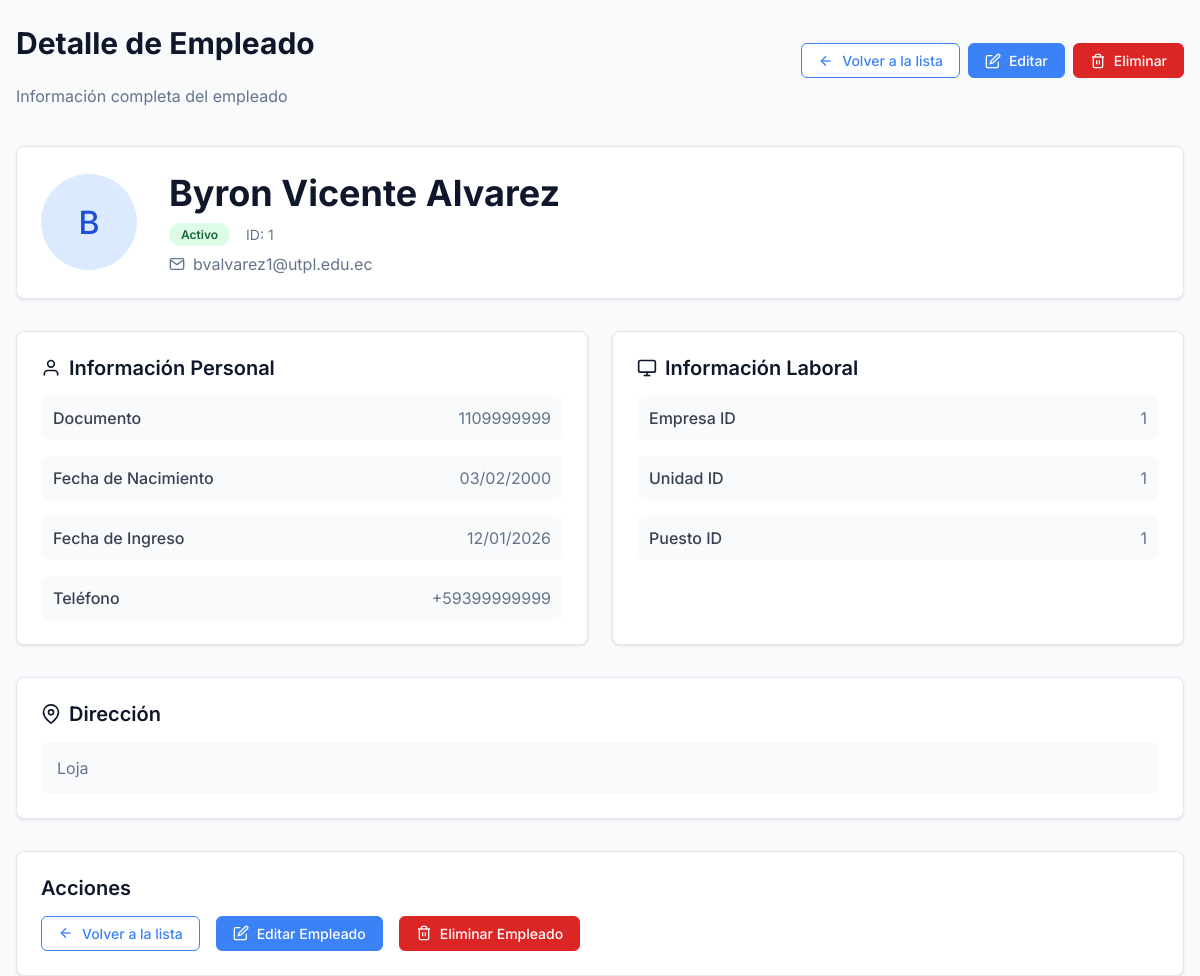
/empleados/1/, run on the app's committed database.
### empleados/models.py (models this page shows, shortened)
class Empleado(models.Model):
    ESTADO_CHOICES = [
        ('activo', 'Activo'),
        ('suspendido', 'Suspendido'),
        ('baja', 'Baja'),
    ]
    empresa_id = models.IntegerField()
    nombres = models.CharField(max_length=100)
    apellidos = models.CharField(max_length=100)
    documento = models.CharField(max_length=50)
    email = models.EmailField(unique=True)
    telefono = models.CharField(max_length=20)
    direccion = models.TextField()
    fecha_nacimiento = models.DateField()
    fecha_ingreso = models.DateField()
    unidad_id = models.IntegerField()
    puesto_id = models.IntegerField()
    manager_id = models.ForeignKey('self', on_delete=models.SET_NULL, null=True, blank=True)
    foto_url = models.URLField(blank=True, null=True)
    estado = models.CharField(max_length=20, choices=ESTADO_CHOICES, default='activo')

### empleados/views.py (the view)
# urls.py: path('<int:pk>/', views.EmpleadoDetailView.as_view(), name='empleado_detail'),
class EmpleadoDetailView(DetailView):
    model = Empleado
    template_name = 'empleados/empleado_detail.html'

### templates/empleados/empleado_detail.html (shortened to what this page needs)
<!DOCTYPE html>
<html lang="es">
<head>
    {% load static %}
    <link rel="stylesheet" href="{% static 'css/styles.css' %}">
</head>
<body>
    <div class="container fade-in">
        <div class="header">
            <div>
                <h2>Detalle de Empleado</h2>
                <p>Información completa del empleado</p>
            </div>
            <div style="display: flex; gap: 0.5rem;">
                <a href="{% url 'empleado_list' %}" class="btn btn-outline">
                    <svg width="16" height="16" viewBox="0 0 24 24" fill="none" stroke="currentColor" stroke-width="2">
                        <path d="M19 12H5"/>
                        <path d="M12 19l-7-7 7-7"/>
                    </svg>
                    Volver a la lista
                </a>
                <a href="{% url 'empleado_update' empleado.pk %}" class="btn btn-primary">
                    <svg width="16" height="16" viewBox="0 0 24 24" fill="none" stroke="currentColor" stroke-width="2">
                        <path d="M11 4H4a2 2 0 0 0-2 2v14a2 2 0 0 0 2 2h14a2 2 0 0 0 2-2v-7"/>
                        <path d="M18.5 2.5a2.121 2.121 0 0 1 3 3L12 15l-4 1 1-4 9.5-9.5z"/>
                    </svg>
                    Editar
                </a>
                <a href="{% url 'empleado_delete' empleado.pk %}" class="btn btn-danger">
                    <svg width="16" height="16" viewBox="0 0 24 24" fill="none" stroke="currentColor" stroke-width="2">
                        <polyline points="3,6 5,6 21,6"/>
                        <path d="M19,6v14a2,2 0 0,1-2,2H7a2,2 0 0,1-2-2V6m3,0V4a2,2 0 0,1,2-2h4a2,2 0 0,1,2,2v2"/>
                        <line x1="10" y1="11" x2="10" y2="17"/>
                        <line x1="14" y1="11" x2="14" y2="17"/>
                    </svg>
                    Eliminar
                </a>
            </div>
        </div>
        <div class="card" style="margin-bottom: 2rem;">
            <div style="display: flex; align-items: center; gap: 2rem;">
                <div class="avatar" style="width: 6rem; height: 6rem; font-size: 2rem;">
                    {{ empleado.nombres|first|upper }}
                </div>
                <div style="flex: 1;">
                    <h1 style="font-size: 2.25rem; font-weight: bold; color: #0f172a; margin: 0 0 0.5rem 0;">
                        {{ empleado.nombres }} {{ empleado.apellidos }}
                    </h1>
                    <div style="display: flex; align-items: center; gap: 1rem; margin-bottom: 0.5rem;">
                        <span class="status-badge {% if empleado.estado == 'activo' %}status-active{% else %}status-inactive{% endif %}">
                            {{ empleado.get_estado_display }}
                        </span>
                        <span style="color: #64748b; font-size: 0.875rem;">
                            ID: {{ empleado.pk }}
                        </span>
                    </div>
                    <div style="display: flex; align-items: center; gap: 0.5rem; color: #64748b;">
                        <svg width="16" height="16" viewBox="0 0 24 24" fill="none" stroke="currentColor" stroke-width="2">
                            <path d="M4 4h16c1.1 0 2 .9 2 2v12c0 1.1-.9 2-2 2H4c-1.1 0-2-.9-2-2V6c0-1.1.9-2 2-2z"/>
                            <polyline points="22,6 12,13 2,6"/>
                        </svg>
                        {{ empleado.email }}
                    </div>
                </div>
            </div>
        </div>
        <div style="display: grid; grid-template-columns: repeat(auto-fit, minmax(400px, 1fr)); gap: 1.5rem; margin-bottom: 2rem;">
            <div class="card">
                <h3 style="font-size: 1.25rem; font-weight: 600; color: #0f172a; margin: 0 0 1rem 0; display: flex; align-items: center; gap: 0.5rem;">
                    <svg width="20" height="20" viewBox="0 0 24 24" fill="none" stroke="currentColor" stroke-width="2">
                        <path d="M20 21v-2a4 4 0 0 0-4-4H8a4 4 0 0 0-4 4v2"/>
                        <circle cx="12" cy="7" r="4"/>
                    </svg>
                    Información Personal
                </h3>
                <div style="display: flex; flex-direction: column; gap: 1rem;">
                    <div style="display: flex; justify-content: space-between; align-items: center; padding: 0.75rem; background: #f8fafc; border-radius: 0.5rem;">
                        <span style="font-weight: 500; color: #374151;">Documento</span>
                        <span style="color: #64748b;">{{ empleado.documento }}</span>
                    </div>
                    <div style="display: flex; justify-content: space-between; align-items: center; padding: 0.75rem; background: #f8fafc; border-radius: 0.5rem;">
                        <span style="font-weight: 500; color: #374151;">Fecha de Nacimiento</span>
                        <span style="color: #64748b;">{{ empleado.fecha_nacimiento|date:"d/m/Y" }}</span>
                    </div>
                    <div style="display: flex; justify-content: space-between; align-items: center; padding: 0.75rem; background: #f8fafc; border-radius: 0.5rem;">
                        <span style="font-weight: 500; color: #374151;">Fecha de Ingreso</span>
                        <span style="color: #64748b;">{{ empleado.fecha_ingreso|date:"d/m/Y" }}</span>
                    </div>
                    {% if empleado.telefono %}
                    <div style="display: flex; justify-content: space-between; align-items: center; padding: 0.75rem; background: #f8fafc; border-radius: 0.5rem;">
                        <span style="font-weight: 500; color: #374151;">Teléfono</span>
                        <span style="color: #64748b;">{{ empleado.telefono }}</span>
                    </div>
                    {% endif %}
                </div>
            </div>
            <div class="card">
                <h3 style="font-size: 1.25rem; font-weight: 600; color: #0f172a; margin: 0 0 1rem 0; display: flex; align-items: center; gap: 0.5rem;">
                    <svg width="20" height="20" viewBox="0 0 24 24" fill="none" stroke="currentColor" stroke-width="2">
                        <rect x="2" y="3" width="20" height="14" rx="2" ry="2"/>
                        <line x1="8" y1="21" x2="16" y2="21"/>
                        <line x1="12" y1="17" x2="12" y2="21"/>
                    </svg>
                    Información Laboral
                </h3>
                <div style="display: flex; flex-direction: column; gap: 1rem;">
                    <div style="display: flex; justify-content: space-between; align-items: center; padding: 0.75rem; background: #f8fafc; border-radius: 0.5rem;">
                        <span style="font-weight: 500; color: #374151;">Empresa ID</span>
                        <span style="color: #64748b;">{{ empleado.empresa_id }}</span>
                    </div>
                    <div style="display: flex; justify-content: space-between; align-items: center; padding: 0.75rem; background: #f8fafc; border-radius: 0.5rem;">
                        <span style="font-weight: 500; color: #374151;">Unidad ID</span>
                        <span style="color: #64748b;">{{ empleado.unidad_id }}</span>
                    </div>
                    <div style="display: flex; justify-content: space-between; align-items: center; padding: 0.75rem; background: #f8fafc; border-radius: 0.5rem;">
                        <span style="font-weight: 500; color: #374151;">Puesto ID</span>
                        <span style="color: #64748b;">{{ empleado.puesto_id }}</span>
                    </div>
                </div>
            </div>
        </div>
        {% if empleado.direccion %}
        <div class="card" style="margin-bottom: 2rem;">
            <h3 style="font-size: 1.25rem; font-weight: 600; color: #0f172a; margin: 0 0 1rem 0; display: flex; align-items: center; gap: 0.5rem;">
                <svg width="20" height="20" viewBox="0 0 24 24" fill="none" stroke="currentColor" stroke-width="2">
                    <path d="M21 10c0 7-9 13-9 13s-9-6-9-13a9 9 0 0 1 18 0z"/>
                    <circle cx="12" cy="10" r="3"/>
                </svg>
                Dirección
            </h3>
            <div style="padding: 1rem; background: #f8fafc; border-radius: 0.5rem; color: #64748b;">
                {{ empleado.direccion }}
            </div>
        </div>
        {% endif %}
        <div class="card">
            <h3 style="font-size: 1.25rem; font-weight: 600; color: #0f172a; margin: 0 0 1rem 0;">
                Acciones
            </h3>
            <div style="display: flex; gap: 1rem; flex-wrap: wrap;">
                <a href="{% url 'empleado_list' %}" class="btn btn-outline">
                    <svg width="16" height="16" viewBox="0 0 24 24" fill="none" stroke="currentColor" stroke-width="2">
                        <path d="M19 12H5"/>
                        <path d="M12 19l-7-7 7-7"/>
                    </svg>
                    Volver a la lista
                </a>
                <a href="{% url 'empleado_update' empleado.pk %}" class="btn btn-primary">
                    <svg width="16" height="16" viewBox="0 0 24 24" fill="none" stroke="currentColor" stroke-width="2">
                        <path d="M11 4H4a2 2 0 0 0-2 2v14a2 2 0 0 0 2 2h14a2 2 0 0 0 2-2v-7"/>
                        <path d="M18.5 2.5a2.121 2.121 0 0 1 3 3L12 15l-4 1 1-4 9.5-9.5z"/>
                    </svg>
                    Editar Empleado
                </a>
                <a href="{% url 'empleado_delete' empleado.pk %}" class="btn btn-danger">
                    <svg width="16" height="16" viewBox="0 0 24 24" fill="none" stroke="currentColor" stroke-width="2">
                        <polyline points="3,6 5,6 21,6"/>
                        <path d="M19,6v14a2,2 0 0,1-2,2H7a2,2 0 0,1-2-2V6m3,0V4a2,2 0 0,1,2-2h4a2,2 0 0,1,2,2v2"/>
                        <line x1="10" y1="11" x2="10" y2="17"/>
                        <line x1="14" y1="11" x2="14" y2="17"/>
                    </svg>
                    Eliminar Empleado
                </a>
            </div>
        </div>
    </div>
</body>
</html>

### static/css/styles.css (style rules this page uses)
body { font-family: 'Inter', sans-serif; background-color: #f8fafc; color: #1e293b; margin: 0; padding: 0; }
.container { max-width: 1200px; margin: 0 auto; padding: 0 1rem; }
.header { display: flex; justify-content: space-between; align-items: center; margin-bottom: 1.5rem; }
.header h2 { font-size: 1.875rem; font-weight: bold; color: #0f172a; }
.header p { color: #64748b; }
.btn { display: inline-flex; align-items: center; gap: 0.5rem; padding: 0.5rem 1rem; border-radius: 0.375rem; font-size: 0.875rem; font-weight: 500; text-decoration: none; border: 1px solid; cursor: pointer; transition: all 0.2s; }
.btn-primary { background-color: #3b82f6; color: white; border-color: #3b82f6; }
.btn-outline { background-color: white; color: #3b82f6; border-color: #3b82f6; }
.btn-danger { background-color: #dc2626; color: white; border-color: #dc2626; }
.card { background: white; border-radius: 0.5rem; box-shadow: 0 1px 3px 0 rgba(0, 0, 0, 0.1); padding: 1.5rem; border: 1px solid #e2e8f0; }
.card h3 { font-size: 2.25rem; font-weight: bold; margin: 0; }
.avatar { width: 2.5rem; height: 2.5rem; border-radius: 50%; background: #dbeafe; display: flex; align-items: center; justify-content: center; color: #1d4ed8; font-weight: 500; font-size: 0.875rem; }
.status-badge { padding: 0.25rem 0.75rem; font-size: 0.75rem; font-weight: 600; border-radius: 9999px; display: inline-flex; }
.status-active { background: #dcfce7; color: #166534; }
.fade-in { animation: fadeIn 0.3s ease-in; }

### data on the page
Empleado: nombres|first "B", nombres "Byron Vicente", apellidos "Alvarez", estado "Activo", pk "1", email "bvalvarez1@utpl.edu.ec", documento "1109999999", fecha_nacimiento "03/02/2000", fecha_ingreso "12/01/2026", telefono "+59399999999", empresa_id "1", unidad_id "1", puesto_id "1", direccion "Loja"
